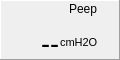
   <widget class="QFrame" name="PeepShow_frame">
    <property name="geometry">
     <rect>
      <x>780</x>
      <y>140</y>
      <width>120</width>
      <height>60</height>
     </rect>
    </property>
    <property name="frameShape">
     <enum>QFrame::Panel</enum>
    </property>
    <property name="frameShadow">
     <enum>QFrame::Raised</enum>
    </property>
    <widget class="QLabel" name="PeepShow_value">
     <property name="geometry">
      <rect>
       <x>1</x>
       <y>19</y>
       <width>58</width>
       <height>40</height>
      </rect>
     </property>
     <property name="font">
      <font>
       <pointsize>20</pointsize>
      </font>
     </property>
     <property name="autoFillBackground">
      <bool>true</bool>
     </property>
     <property name="styleSheet">
      <string notr="true"/>
     </property>
     <property name="frameShape">
      <enum>QFrame::NoFrame</enum>
     </property>
     <property name="text">
      <string>--</string>
     </property>
     <property name="textFormat">
      <enum>Qt::RichText</enum>
     </property>
     <property name="alignment">
      <set>Qt::AlignBottom|Qt::AlignRight|Qt::AlignTrailing</set>
     </property>
     <property name="margin">
      <number>4</number>
     </property>
     <property name="indent">
      <number>0</number>
     </property>
    </widget>
    <widget class="QLabel" name="PeepShow_unit">
     <property name="geometry">
      <rect>
       <x>60</x>
       <y>35</y>
       <width>60</width>
       <height>15</height>
      </rect>
     </property>
     <property name="font">
      <font>
       <pointsize>8</pointsize>
      </font>
     </property>
     <property name="text">
      <string>cmH2O</string>
     </property>
    </widget>
    <widget class="QLabel" name="PeepShow_label">
     <property name="geometry">
      <rect>
       <x>69</x>
       <y>1</y>
       <width>50</width>
       <height>15</height>
      </rect>
     </property>
     <property name="text">
      <string>Peep</string>
     </property>
    </widget>
   </widget>
